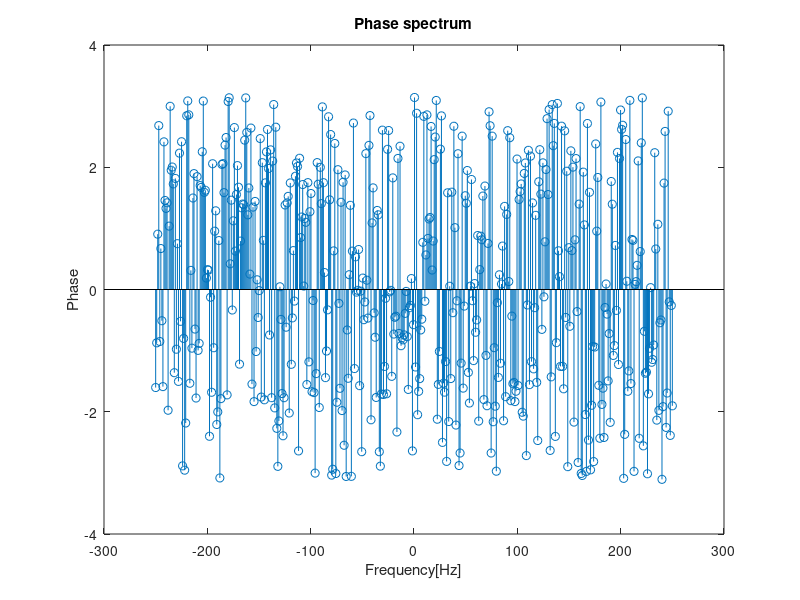

Recreate this plot in MATLAB.
clear all;
close all;
clc;

#----N point DFT function----
#function that calculates N point DFT
function X=NpointDFT(x,N)
  
  #----comparing lengths----
  #comparing length of x and N to check for errors
  L = length(x);
  #if N is lesser than length of x, show error
  if(N<L)
    error('N must be greater than or equal to length of x !');
  end
  #if N is greater than length of x, we need to append x with zeroes
  x = [x zeros(1,N-L)];
  
  #----output----
  #output will be of length N
  X = zeros(1,N);
  
  #----N point DFT----
  #external summation
  for(k = 0:N-1)
    #internal summation
    for(n = 0:N-1)
      #N point DFT equation
      X(k+1) = X(k+1) + x(n+1) * exp(-j*2*pi*k*n/N);
    end
  end
end

#----input signal----
#taking sampling frequency as 500Hz
sampling_freq = 500;
#time vector
t = 0:1/sampling_freq:1-1/sampling_freq;
#taking a sinusoidal input signal
x = 5*sin(2*pi*100*t);
#defining N
N = length(x);
#defining frequency for plotting
freq = linspace(-sampling_freq/2,sampling_freq/2,N);

#----function call----
X = fftshift(NpointDFT(x,N));

#----magnitude spectrum----
stem(freq,abs(X));
xlabel('Frequency[Hz]');
ylabel('Magnitude');
title('Magnitude spectrum');

#----phase spectrum----
stem(freq,angle(X));
xlabel('Frequency[Hz]');
ylabel('Phase');
title('Phase spectrum');